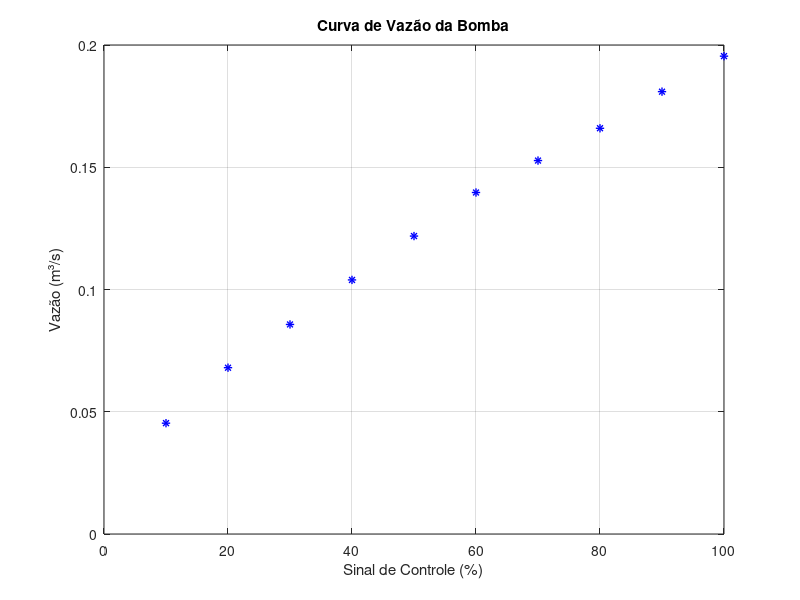

The MATLAB source for this figure: (Note: this script raises an error after producing the figure.)
clear
clc
load('dados_para_curvas.mat')
%%
% Curva de vaz�o por sinal de controle
u = flip([10 20 30 40 50 60 70 80 90 100]);
A_T3 = 3019.07/(100^2);
h1 = [39.01 35.94 32.87 30.31 27.75 24.17 20.59 22.64 18.03 14.96];
time = [60.2611 59.9732 59.8031 59.9116 59.9821 59.8828 59.8186 79.7513 80.0187 99.638];
V_T3 = A_T3*h1;
Q_T3 = V_T3./time;
plot(u,Q_T3,'*b','LineWidth',1)
grid on
title('Curva de Vazão da Bomba')
xlabel('Sinal de Controle (%)');
ylabel('Vazão (m³/s)');
% Ajuste da curva
F_Qin = fit(u',Q_T3','poly1')
hold on
plot(u,F_Qin(u),'-r','LineWidth',2)
legend('Pontos','Interpolação')
opt = gca;
opt.FontSize = 14;
%% Regime permanente filtrado
figure
Level3CM_f_8 = medfilt1(Level3CM,8);
Level3CM_f_10 = medfilt1(Level3CM,10);
Level3CM_f_20 = medfilt1(Level3CM,20);
plot(t,Level3CM);
hold on 
plot(t,Level3CM_f_8,t,Level3CM_f_10,t,Level3CM_f_20);
grid on
xlabel('Tempo (s)');
ylabel('Altura (m)')
title('Resposta do Tanque')
legend('Original','Filtro de 8º Ordem','Filtro de 10º Ordem','Filtro de 20º Ordem')
figure
plot(t,Level3CM_f_8);
yyaxis left
ylabel('Altura (m)')
hold on
yyaxis right
plot(t,F_Qin(Pump1PC))
ylabel('Vazão (m³)')
grid on
xlabel('Tempo (s)');
legend('Resposta Filtrada','Vazão da Bomba')
title('Resposta do Tanque e Vazão da Bomba')
%% Vazão de Saída
figure
h2 = [8.392 27.11 37.48 60.93 48.98 74.91]/100;
Q_T32 = [6.854 8.494 9.315 10.96 10.13 11.78]/100;
plot(h2,Q_T32,'*b','LineWidth',1)
grid on
title('Curva de Vazão da Saída')
xlabel('Altura (m)');
ylabel('Vazão (m³/s)');
% Ajuste da curva
F_Qout = fit(h2',Q_T32','poly1')
hold on
plot(h2,F_Qout(h2),'-r','LineWidth',2)
legend('Pontos','Interpolação')
opt = gca;
opt.FontSize = 14;